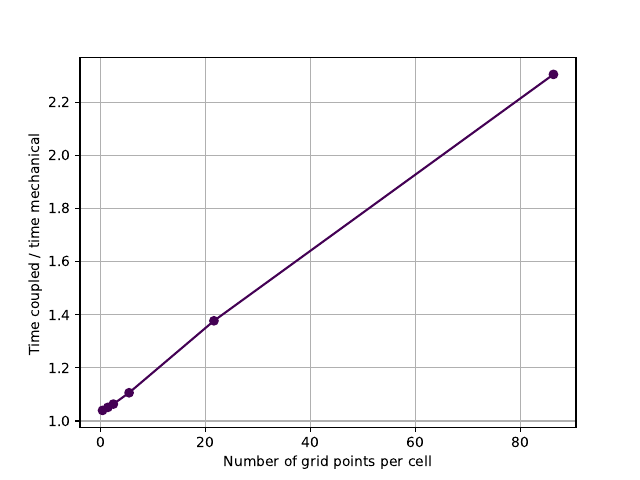

Recreate this plot in Python.
import pandas as pd
import matplotlib.pyplot as plt
from matplotlib import colormaps
import numpy as np

# area in rect tissue = 1.348
# gridpoints per cell = 1.348 / dx^2
cell_area = 1.348

viridis = colormaps.get_cmap('viridis')
colors = viridis(np.linspace(0, 1, 4))
data = pd.read_csv('benchmark_rect_sorted.csv')

df = data[data['width'] == 30]
df = df.groupby('dx').mean()
#drop dx=0.125
#df = df.drop(0.125)
df['ratio'] = df['all']/df['ensemble']

print(df)

plt.figure()
plt.plot(cell_area / (df.index**2), df['ratio'], marker='o', color=colors[0])

plt.xlabel('Number of grid points per cell')
plt.ylabel('Time coupled / time mechanical ')
#plt.xscale('log', base=2)
plt.grid()
plt.savefig('plot_typical_rect.pdf')